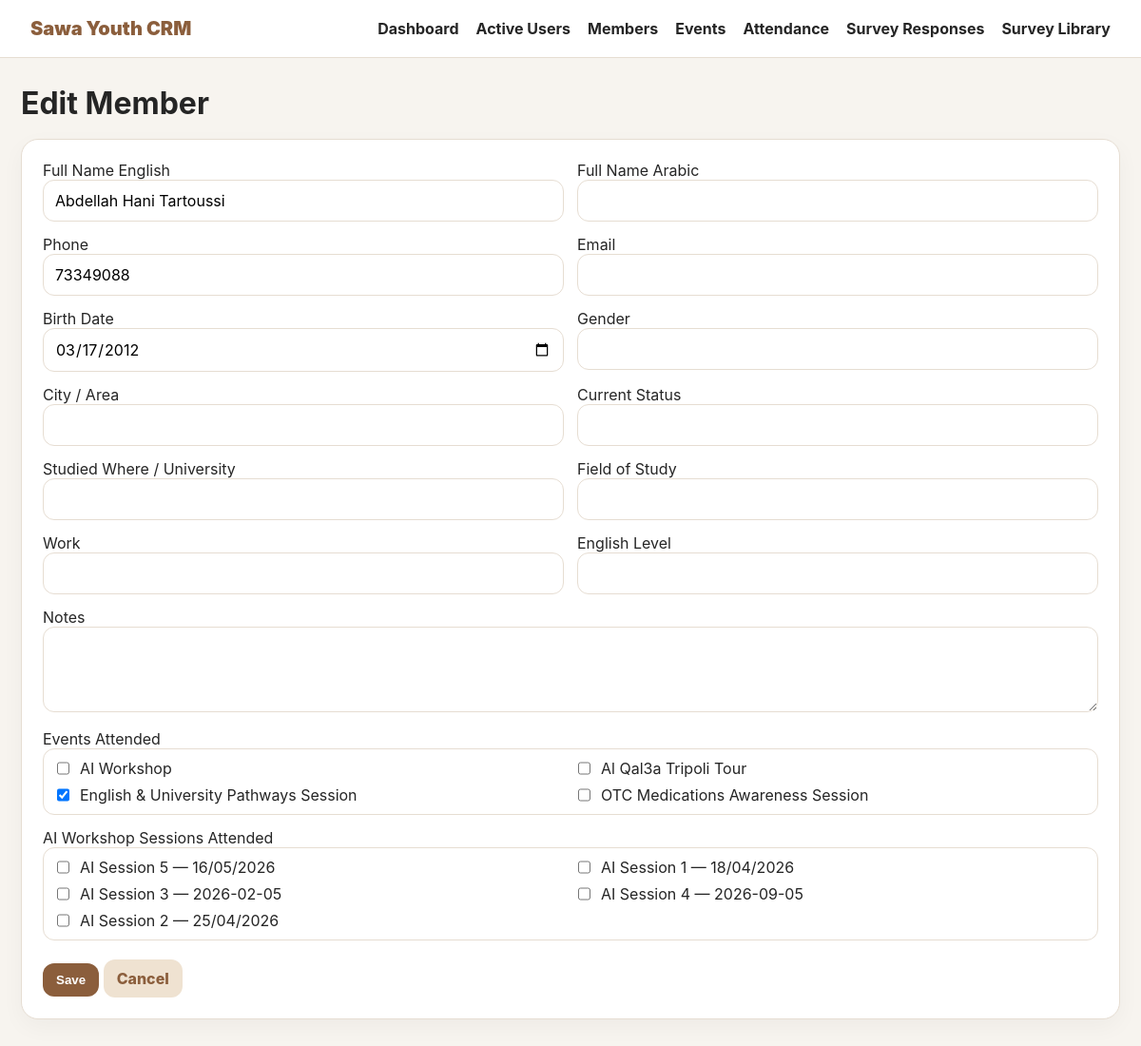
The page /members/1/edit on the database its author committed.
### tables this page shows
CREATE TABLE members (
    id INTEGER PRIMARY KEY AUTOINCREMENT,
    full_name_en TEXT NOT NULL,
    full_name_ar TEXT,
    phone TEXT,
    email TEXT,
    birth_date TEXT,
    gender TEXT,
    city TEXT,
    current_status TEXT,
    studied_where TEXT,
    field_of_study TEXT,
    work TEXT,
    english_level TEXT,
    notes TEXT,
    created_at TEXT DEFAULT CURRENT_TIMESTAMP
);

CREATE TABLE events (
    id INTEGER PRIMARY KEY AUTOINCREMENT,
    code TEXT UNIQUE,
    name TEXT NOT NULL,
    event_date TEXT,
    location TEXT,
    event_type TEXT,
    notes TEXT
);

### app.py (the view, shortened to what this page needs)
@app.route("/members/<int:member_id>/edit", methods=["GET","POST"])
def member_edit(member_id):
    conn = get_db()
    member = conn.execute("SELECT * FROM members WHERE id=?", (member_id,)).fetchone()
    events = conn.execute("SELECT * FROM events ORDER BY name").fetchall()
    sessions = conn.execute("SELECT s.*, e.name event_name FROM sessions s JOIN events e ON e.id=s.event_id ORDER BY s.session_date").fetchall()
    selected_events = [str(r["event_id"]) for r in conn.execute("SELECT event_id FROM attendance WHERE member_id=? AND session_id IS NULL", (member_id,)).fetchall()]
    selected_sessions = [str(r["session_id"]) for r in conn.execute("SELECT session_id FROM attendance WHERE member_id=? AND session_id IS NOT NULL", (member_id,)).fetchall()]
    if not member:
        conn.close()
        flash("Member not found.")
        return redirect(url_for("members"))
    conn.close()
    return render_template("member_form.html", member=member, events=events, sessions=sessions, selected_events=selected_events, selected_sessions=selected_sessions)

### app.py (called while the page is built)
def get_db():
    conn = sqlite3.connect(DB_PATH)
    conn.row_factory = sqlite3.Row
    conn.execute("PRAGMA foreign_keys = ON")
    return conn

### templates/member_form.html
{% extends 'base.html' %}{% block content %}<h1>{{ 'Edit Member' if member else 'Add Member' }}</h1><form method="post" class="card"><div class="form-grid">
{% for field,label,type in [('full_name_en','Full Name English','text'),('full_name_ar','Full Name Arabic','text'),('phone','Phone','text'),('email','Email','email'),('birth_date','Birth Date','date'),('gender','Gender','text'),('city','City / Area','text'),('current_status','Current Status','text'),('studied_where','Studied Where / University','text'),('field_of_study','Field of Study','text'),('work','Work','text'),('english_level','English Level','text')] %}
<div><label>{{ label }}</label><input type="{{ type }}" name="{{ field }}" value="{{ member[field] if member else '' }}"></div>{% endfor %}
<div class="full"><label>Notes</label><textarea name="notes">{{ member.notes if member else '' }}</textarea></div>
<div class="full"><label>Events Attended</label><div class="checkbox-list">{% for e in events %}<label><input type="checkbox" name="events" value="{{ e.id }}" {% if e.id|string in selected_events %}checked{% endif %}> {{ e.name }}</label>{% endfor %}</div></div>
<div class="full"><label>AI Workshop Sessions Attended</label><div class="checkbox-list">{% for s in sessions %}<label><input type="checkbox" name="sessions" value="{{ s.id }}" {% if s.id|string in selected_sessions %}checked{% endif %}> {{ s.name }} — {{ s.session_date }}</label>{% endfor %}</div></div>
</div><br><button class="btn">Save</button> <a class="btn secondary" href="{{ url_for('members') }}">Cancel</a></form>{% endblock %}

### static/style.css (style rules this page uses)
:root { --bg:#f7f4ef;--card:#fff;--ink:#252525;--muted:#777;--line:#e6ddd2;--accent:#8b5e3c;--soft:#efe2d1 }
* { box-sizing:border-box }
body { margin:0;font-family:Inter,Arial,sans-serif;background:var(--bg);color:var(--ink) }
h1 { margin:0 0 18px }
.card { background:white;border:1px solid var(--line);border-radius:18px;padding:22px;box-shadow:0 8px 24px rgba(0,0,0,.04);margin-bottom:18px }
.btn { background:var(--accent);color:white;padding:10px 14px;border-radius:12px;border:0;text-decoration:none;display:inline-block;font-weight:800;cursor:pointer }
.btn.secondary { background:var(--soft);color:var(--accent) }
input,textarea,select { width:100%;padding:11px 12px;border:1px solid var(--line);border-radius:12px;font:inherit;background:white }
textarea { min-height:90px }
.form-grid { display:grid;grid-template-columns:repeat(2,1fr);gap:14px }
.full { grid-column:1/-1 }
.checkbox-list { display:grid;grid-template-columns:repeat(2,1fr);gap:8px;max-height:280px;overflow:auto;padding:10px;border:1px solid var(--line);border-radius:12px;background:white }
.checkbox-list label { display:flex;gap:8px }
.checkbox-list input { width:auto;margin-top:3px }
.btn { transition:.15s ease }

### rows shown on the page
members: full_name_en "Abdellah Hani Tartoussi" "73349088" "03/17/2012"
events: name "AI Workshop"
events: name "Al Qal3a Tripoli Tour"
events: events "☑", name "English & University Pathways Session"
events: name "OTC Medications Awareness Session"

### other values the page prints
{{ 'Edit Member' if member else 'Add Member' }} "Edit Member"
{{ label }} "Full Name English" "Full Name Arabic" "Phone" "Email" "Birth Date" "Gender" "City / Area" "Current Status" "Studied Where / University" "Field of Study" "Work" "English Level"
{{ s.name }} "AI Session 5"
{{ s.session_date }} "16/05/2026"
{{ s.name }} "AI Session 1"
{{ s.session_date }} "18/04/2026"
{{ s.name }} "AI Session 3"
{{ s.session_date }} "2026-02-05"
{{ s.name }} "AI Session 4"
{{ s.session_date }} "2026-09-05"
{{ s.name }} "AI Session 2"
{{ s.session_date }} "25/04/2026"
